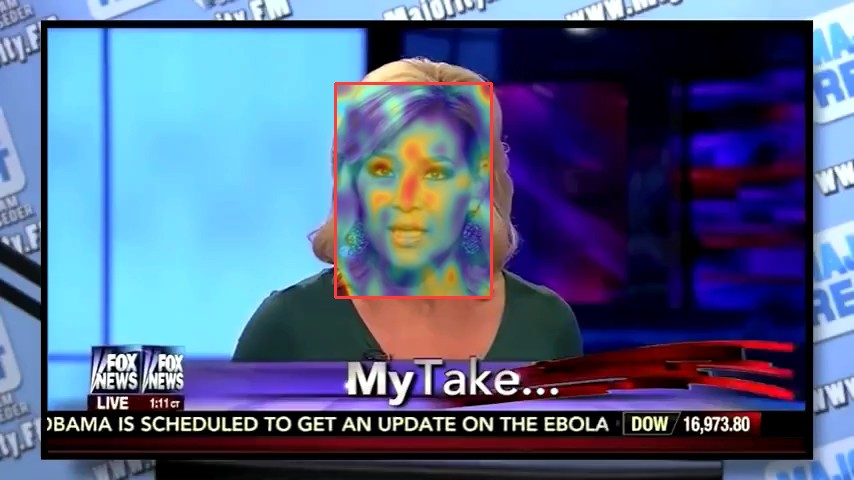
#> input picture data/cases/2315589e-e1a7-4ace-bc38-7a07b5476ff6/explanations/frame_0000_gradcam.jpg, 854 x 480 px
$ python -i image_artifacts.py   (imports and definitions only)
#> lines starting #> are read from the running program, lines starting #| are printed output that depends on the picture
import io
from typing import Dict, Any, Union
import numpy as np
from PIL import Image, ImageChops, ImageEnhance
import cv2

def compute_ela(image: Image.Image, quality: int = 90) -> Dict[str, Any]:
    """
    Performs Error Level Analysis (ELA) to detect differential JPEG compression.
    """
    img_rgb = image.convert("RGB")
    buf = io.BytesIO()
    img_rgb.save(buf, "JPEG", quality=quality)
    buf.seek(0)
    recompressed = Image.open(buf)

    diff = ImageChops.difference(img_rgb, recompressed)
    diff_arr = np.array(diff, dtype=np.float32)

    mean_diff = float(np.mean(diff_arr))
    max_diff = float(np.max(diff_arr))
    diff_std = float(np.std(diff_arr))

    # Normalized ELA irregularity metric [0, 1]
    ela_anomaly_score = float(np.clip((diff_std / (mean_diff + 1e-5)) * 0.15, 0.0, 1.0))

    return {
        "mean_error": round(mean_diff, 2),
        "max_error": round(max_diff, 2),
        "error_std": round(diff_std, 2),
        "ela_anomaly_score": round(ela_anomaly_score, 4),
        "compression_uniformity": "irregular" if diff_std > 12.0 else "uniform"
    }

def compute_fft(image: Image.Image) -> Dict[str, Any]:
    """
    Computes 2D Fast Fourier Transform frequency spectrum to detect generative periodic grid artifacts.
    """
    img_gray = np.array(image.convert("L"), dtype=np.float32)
    h, w = img_gray.shape

    f = np.fft.fft2(img_gray)
    fshift = np.fft.fftshift(f)
    magnitude_spectrum = 20 * np.log(np.abs(fshift) + 1e-5)

    # Analyze high-frequency energy ratio
    cy, cx = h // 2, w // 2
    r = min(h, w) // 4

    y, x = np.ogrid[:h, :w]
    mask = (x - cx)**2 + (y - cy)**2 <= r**2

    low_freq_energy = np.mean(magnitude_spectrum[mask])
    high_freq_energy = np.mean(magnitude_spectrum[~mask])

    ratio = float(high_freq_energy / (low_freq_energy + 1e-5))
    fft_anomaly_score = float(np.clip((ratio - 0.40) * 1.5, 0.0, 1.0))

    return {
        "high_freq_energy": round(float(high_freq_energy), 2),
        "low_freq_energy": round(float(low_freq_energy), 2),
        "energy_ratio": round(ratio, 4),
        "fft_anomaly_score": round(fft_anomaly_score, 4),
        "spectral_pattern": "anomalous_high_frequencies" if ratio > 0.70 else "normal_attenuation"
    }

def analyze_image_forensics(image: Image.Image) -> Dict[str, Any]:
    """
    Aggregates image forensic heuristics as secondary supporting evidence.
    """
    ela_res = compute_ela(image)
    fft_res = compute_fft(image)

    # Heuristic support score
    heuristic_score = (0.50 * ela_res["ela_anomaly_score"]) + (0.50 * fft_res["fft_anomaly_score"])
    heuristic_score = float(np.clip(heuristic_score, 0.0, 1.0))

    return {
        "ela": ela_res,
        "fft": fft_res,
        "supporting_forensic_score": round(heuristic_score, 4),
        "summary": (
            f"Error Level Analysis exhibits {ela_res['compression_uniformity']} compression "
            f"(std: {ela_res['error_std']}). Spectral FFT demonstrates {fft_res['spectral_pattern']} "
            f"(energy ratio: {fft_res['energy_ratio']})."
        )
    }

>>> from PIL import Image
>>> picture = Image.open('../../../../data/cases/2315589e-e1a7-4ace-bc38-7a07b5476ff6/explanations/frame_0000_gradcam.jpg')
#> picture is the input picture: PIL image 854x480 RGB; mean R, G, B 82.2, 99, 132.7
>>> result = analyze_image_forensics(picture)
#> in compute_ela, `diff_arr = np.array(diff, dtype=np.float32)`:
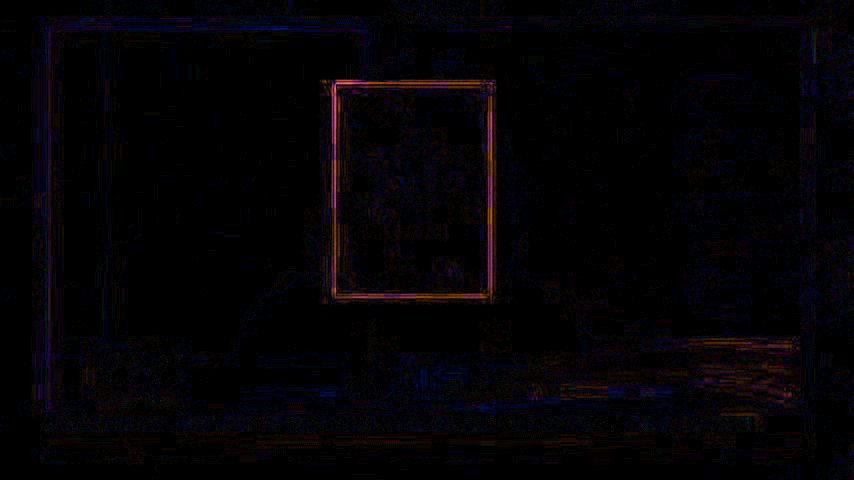
#> diff_arr: shape (480, 854, 3) float32; mean R, G, B 0.5, 0.3, 0.6; drawn with min black and max white
#> in compute_ela, `mean_diff = float(np.mean(diff_arr))`: mean_diff = 0.45
#> in compute_ela, `max_diff = float(np.max(diff_arr))`: max_diff = 31
#> in compute_ela, `diff_std = float(np.std(diff_arr))`: diff_std = 1.21
#> in compute_ela, `ela_anomaly_score = float(np.clip((diff_std / (mean_diff + 1e-5)) * 0...`: ela_anomaly_score = 0.405
#> in analyze_image_forensics, `ela_res = compute_ela(image)`: ela_res = {'mean_error': 0.45, 'max_error': 31, 'error_std': 1.21, 'ela_anomaly_score': 0.405, 'compression_uniformity': 'uniform'}
#> in compute_fft, `img_gray = np.array(image.convert("L"), dtype=np.float32)`:
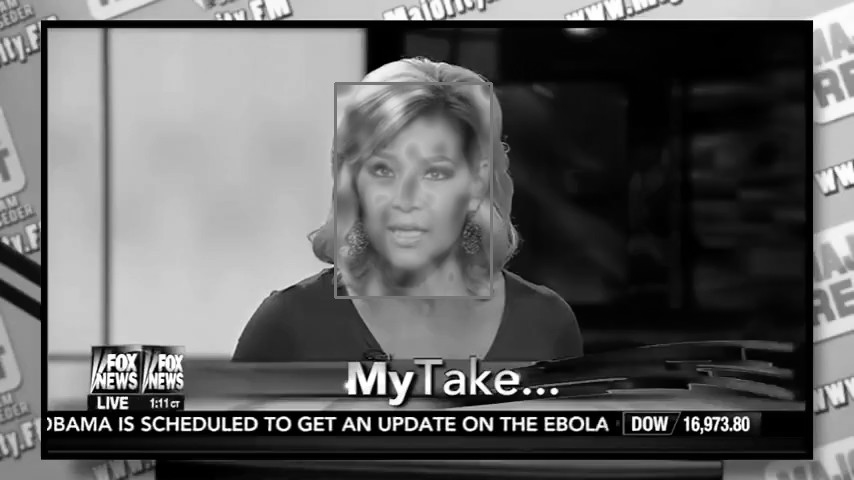
#> img_gray: shape (480, 854) float32; min 0, max 255, mean 97.8
#> in compute_fft, `magnitude_spectrum = 20 * np.log(np.abs(fshift) + 1e-5)`:
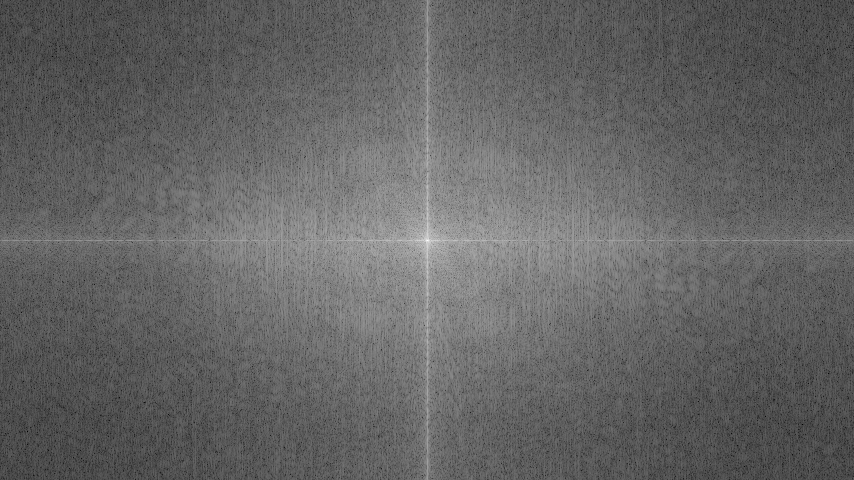
#> magnitude_spectrum: shape (480, 854) float64; min 33.03, max 350.1, mean 157.8; drawn with min black and max white
#> in compute_fft, `low_freq_energy = np.mean(magnitude_spectrum[mask])`: low_freq_energy = 203.8
#> in compute_fft, `high_freq_energy = np.mean(magnitude_spectrum[~mask])`: high_freq_energy = 152
#> in compute_fft, `ratio = float(high_freq_energy / (low_freq_energy + 1e-5))`: ratio = 0.746
#> in compute_fft, `fft_anomaly_score = float(np.clip((ratio - 0.40) * 1.5, 0.0, 1.0))`: fft_anomaly_score = 0.519
#> in analyze_image_forensics, `fft_res = compute_fft(image)`: fft_res = {'high_freq_energy': 152.1, 'low_freq_energy': 203.8, 'energy_ratio': 0.746, 'fft_anomaly_score': 0.519, 'spectral_pattern': 'anomalous_high_frequencies'}
#> in analyze_image_forensics, `heuristic_score = (0.50 * ela_res["ela_anomaly_score"]) + (0.50 * fft_..`: heuristic_score = 0.462
#> result = 4 items
